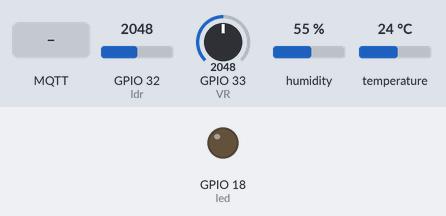
Recording of a program running on a simulated ESP32. On the bench: output pins drawn as LEDs (lit = HIGH). The inputs (shaded band) are chosen by the test bench; at power-on: GPIO 33 (VR) = 2048, GPIO 32 (ldr) = 2048, humidity 55 %, temperature 24 °C. WiFi joins after 1.5 s; servers stay silent unless stated; no MQTT or app messages arrive unless stated; what the program prints to the serial monitor is not drawn.

Above: at 2.7 s.
2.8 s: MQTT message "on" arrives on the first subscribed topic
At 3.8 s:
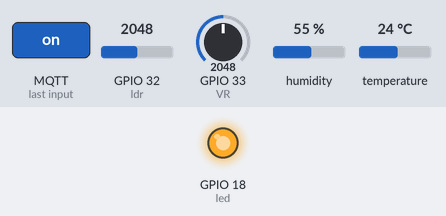
5.8 s: GPIO 33 (VR) set to 2668
7.3 s: GPIO 33 (VR) set to 2746
At 8.4 s:
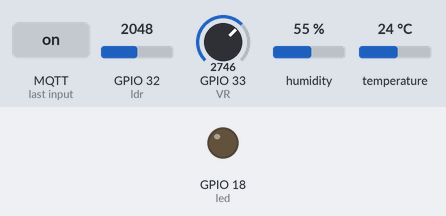
8.8 s: GPIO 33 (VR) set to 1257
10.3 s: GPIO 33 (VR) set to 1185
At 10.7 s:
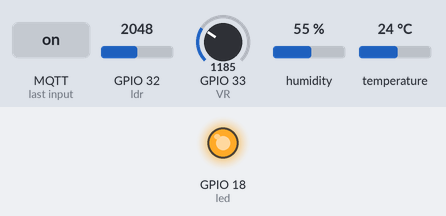
Timing chart, 0 to 12.8 s (numbered marks = the images above; inputs shaded):
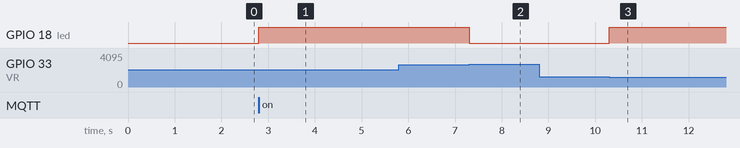

Measured:
- the behaviour switches between 2702 and 2703 on GPIO 33 (VR) (found by bisection; images 1 and 2)
- the behaviour switches between 1229 and 1228 on GPIO 33 (VR) (found by bisection; images 2 and 3)
- after the input at 2.8 s, GPIO 18 (led): LOW → HIGH at once
- after the input at 5.8 s, every drawn part: stays the same
- after the input at 7.3 s, GPIO 18 (led): HIGH → LOW at once
- after the input at 8.8 s, every drawn part: stays the same
- after the input at 10.3 s, GPIO 18 (led): LOW → HIGH at once

The program:

main.cpp
```cpp
#include <WiFi.h>
#include <PubSubClient.h>
#include <DHT.h>
#include <HTTPClient.h>
#include <UrlEncode.h>

#define VR 33 //VR pin
#define led 18 //led pin
#define ldr 32 //idr pin
#define DHT_PIN 19 //DHT pin
#define DHT_TYPE DHT22 //DHT22

const char* ssid = "kotoha";
const char* password = "Jimmy1ac";

// MQTT broker
const char* MQTT_username = "4522lab2";
const char* MQTT_password = "12344321";

// MQTT broker ip
const char* mqtt_server = "broker.emqx.io";

// Initializes the espClient
WiFiClient espClient;
PubSubClient client(espClient);

// Initialize DHT sensor
DHT dht(DHT_PIN, DHT_TYPE);

// Timers auxiliar variables
long now = millis();
long lastMeasure = 0;

// connects ESP to wifi
void setup_wifi() {
  delay(10);
// We start by connecting to a WiFi network
  Serial.println();
  Serial.print("Connecting to ");
  Serial.println(ssid);
  WiFi.begin(ssid, password);
  while (WiFi.status() != WL_CONNECTED) {
    delay(500);
    Serial.print(".");
  }
  Serial.println("");
  Serial.print("WiFi connected - ESP IP address: ");
  Serial.println(WiFi.localIP());
}
//led state
int less = 30;
int exceeds = 65;
bool ledState = false;
//mqtt clb
void callback(String topic, byte* message, unsigned int length) {
  Serial.print("Message arrived on topic: ");
  Serial.print(topic);
  Serial.print(". Message: ");
  String messageTemp;

  for (int i = 0; i < length; i++) {
    Serial.print((char)message[i]);
    messageTemp += (char)message[i];
  }
  Serial.println();

// Feel free to add more if statements to control more GPIOs with MQTT

// If a message is received. on or off.
  if (String(topic)=="LED"){
    Serial.print("Changing pump to ");
    if(messageTemp == "on"){
      digitalWrite(led, HIGH);
      Serial.print("on");
      ledState = true;
    }
    else if(messageTemp == "off"){
      digitalWrite(led, LOW);
      Serial.print("off");
      ledState = false;
    }
  }
  Serial.println();
}

// This functions reconnects your ESP8266 to your MQTT broker
// Change the function below if you want to subscribe to more topics with your ESP8266
void reconnect() {
// Loop until we're reconnected
while (!client.connected()) {
Serial.print("Attempting MQTT connection...");
// Attempt to connect
  if (client.connect("Client", MQTT_username, MQTT_password)) {
    Serial.println("connected");
    // Subscribe or resubscribe to a topic
    // You can subscribe to more topics (to control more LEDs in this example)
    client.subscribe("LED");
    }
    else {
    Serial.print("failed, rc=");
    Serial.print(client.state());
    Serial.println(" try again in 5 seconds");
    // Wait 5 seconds before retrying
    delay(5000);
    }
  }
}

String phoneNumber = "+85251673200";
String apiKey = "8121606";

void sendMessage(String message){

// Data to send with HTTP POST
  String url = "https://api.callmebot.com/whatsapp.php?phone=" + phoneNumber + "&apikey=" + apiKey + "&text=" + urlEncode(message);
  HTTPClient http;
  http.begin(url);

// Specify content-type header
  http.addHeader("Content-Type", "application/x-www-form-urlencoded");

// Send HTTP POST request
int httpResponseCode = http.POST(url);
  if (httpResponseCode == 200){
    Serial.print("Message sent successfully");
  }
  else{
    Serial.println("Error sending the message");
    Serial.print("HTTP response code: ");
    Serial.println(httpResponseCode);
  }

// Free resources
  http.end();
}
//sets ESP to Outputs, starts the serial 115200
// Sets mqtt broker and sets the callback function
// The callback function is what receives messages and actually controls the LEDs
void setup() {
  pinMode(led, OUTPUT);

  dht.begin();

  Serial.begin(115200);
  setup_wifi();
  client.setServer(mqtt_server, 1883);
  client.setCallback(callback);

}
//api set time
unsigned long Fill_water = 0;

void loop() {
  //map VR & IDR
  int VRvalue = analogRead(VR);
  int SoilMoisture = map(VRvalue, 0, 4095, 0, 100);
  int ldrvalue = analogRead(ldr);
  int brightness = map(ldrvalue, 0, 4095, 0, 100);
  if (!client.connected()) {
    reconnect();
  }
  if(!client.loop())
    client.connect("Client", MQTT_username, MQTT_password);

  now = millis();
  // Publishes new temperature and humidity every 1 seconds
  if (now - lastMeasure > 1000) {
    lastMeasure = now;
    // Sensor reading(slow)
    float humidity = dht.readHumidity();
    float temperature = dht.readTemperature();

    // Check if any reads failed and exit early (to try again).
    if (isnan(humidity) || isnan(temperature)) {
      Serial.println("Failed to read from DHT sensor!");
      return;
    }

  // Publishes Temperature and Humidity values
  client.publish("dht/temperature", String(temperature).c_str());
  client.publish("dht/humidity", String(humidity).c_str());
  //Uncomment to publish temperature in F degrees
  client.publish("soil moisture", String(SoilMoisture).c_str());
  client.publish("ldr/brightness", String(brightness).c_str());
  }


  //set led if less than 30
  if (SoilMoisture < less && !ledState) {
    digitalWrite(led, HIGH);  // op LED
    ledState = true;
    client.publish("LED", "on");
  } else if(SoilMoisture > exceeds && ledState){
    digitalWrite(led, LOW);   // cl LED
    ledState = false;
    client.publish("LED", "off");
  }
  //if led on & less than30 over 30s
  if (ledState && SoilMoisture < 30) {
    // timer st
    if (Fill_water == 0) {
      Fill_water = millis();
    }
    // 30s send msg
    if (millis() - Fill_water >= 30000) {
        sendMessage("The water tank is running out! Please fill it up.");
        // reset timer(30s)
        Fill_water = 0;
    }
  }
  else {
    // reset timer
    Fill_water = 0;
  }
}
```
